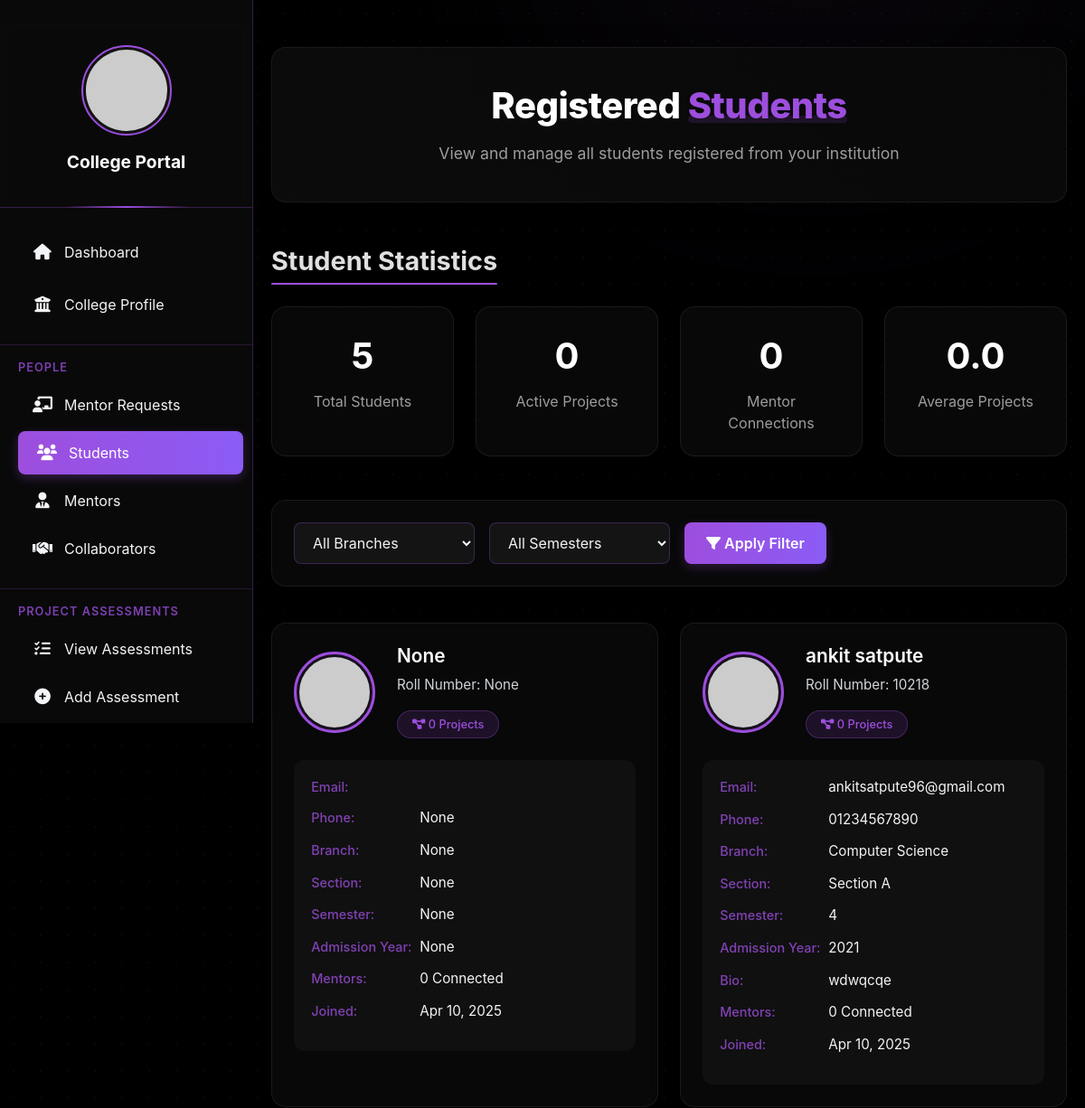
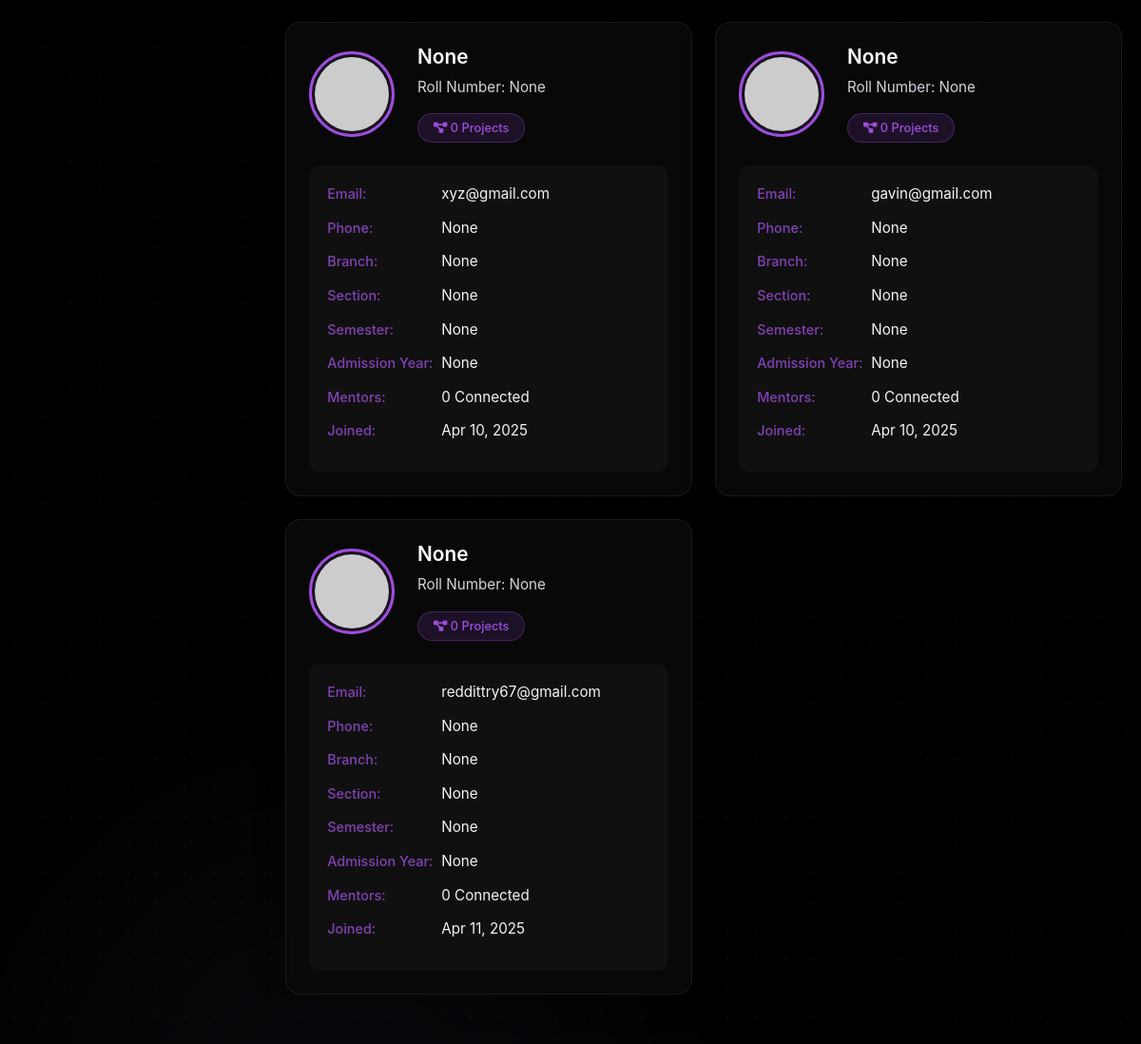
Screenshot of /college/students/ (signed in) with the database file from the repository (2 pictures, top to bottom).
### students/models.py (models this page shows, shortened)
class StudentProfile(models.Model):
    SECTION_CHOICES = [
        ('A', 'Section A'),
        ('B', 'Section B'),
        ('C', 'Section C'),
        ('D', 'Section D'),
    ]
    BRANCH_CHOICES = [
        ('CSE', 'Computer Science'),
        ('IT', 'Information Technology'),
        ('ECE', 'Electronics & Communication'),
        ('EEE', 'Electrical & Electronics'),
        ('MECH', 'Mechanical'),
        ('CIVIL', 'Civil'),
    ]
    user = models.OneToOneField(User, on_delete=models.CASCADE, related_name='student_profile')
    profile_picture = models.ImageField(upload_to='student_profiles/', null=True, blank=True)
    full_name = models.CharField(max_length=100, null=True, blank=True)
    phone = models.CharField(max_length=15, null=True, blank=True)
    dob = models.DateField(null=True, blank=True)
    bio = models.TextField(null=True, blank=True)
    roll_number = models.CharField(max_length=20, unique=True, null=True, blank=True)
    branch = models.CharField(max_length=10, choices=BRANCH_CHOICES, null=True, blank=True)
    section = models.CharField(max_length=1, choices=SECTION_CHOICES, null=True, blank=True)
    semester = models.IntegerField(null=True, blank=True)
    admission_year = models.IntegerField(null=True, blank=True)
    address = models.TextField(null=True, blank=True)
    parent_name = models.CharField(max_length=100, null=True, blank=True)
    parent_phone = models.CharField(max_length=15, null=True, blank=True)
    created_at = models.DateTimeField(auto_now_add=True)
    updated_at = models.DateTimeField(auto_now=True)

### college/views.py (the view)
# urls.py: path('students/', views.registered_students, name='registered_students'),
@login_required
def registered_students(request):
    try:
        college = CollegeProfile.objects.get(user=request.user)
        branch = request.GET.get('branch', '')
        semester = request.GET.get('semester', '')
        students = StudentProfile.objects.all()
        if branch:
            students = students.filter(branch=branch)
        if semester:
            students = students.filter(semester=semester)
        total_students = students.count()
        active_projects = Project.objects.filter(student__in=students).count()
        mentor_connections = MentorConnection.objects.filter(student__in=students, status='accepted').count()
        avg_projects = Project.objects.filter(student__in=students).values('student').annotate(
            project_count=Count('id')).aggregate(avg=Avg('project_count'))['avg'] or 0
        branches = StudentProfile.BRANCH_CHOICES
        semesters = range(1, 9)  # Assuming 8 semesters
        context = {
            'students': students,
            'total_students': total_students,
            'active_projects': active_projects,
            'mentor_connections': mentor_connections,
            'avg_projects': avg_projects,
            'branches': [b[0] for b in branches],
            'semesters': semesters,
            'selected_branch': branch,
            'selected_semester': semester,
        }
        return render(request, 'college/registered_students.html', context)
    except CollegeProfile.DoesNotExist:
        messages.error(request, 'College profile not found!')
        return redirect('college_dashboard')
    except Exception as e:
        messages.error(request, f'An error occurred: {str(e)}')
        return redirect('college_dashboard')

### college/templates/college/registered_students.html (shortened to what this page needs)
{% extends 'college/base.html' %}
{% load static %}
{% block content %}
<div class="dashboard-container">
    <div class="welcome-section">
        <h1>Registered <span>Students</span></h1>
        <p>View and manage all students registered from your institution</p>
    </div>
    <div class="stats-section">
        <h2>Student Statistics</h2>
        <div class="stats-grid">
            <div class="stat-card">
                <div class="stat-number">{{ total_students }}</div>
                <div class="stat-label">Total Students</div>
            </div>
            <div class="stat-card">
                <div class="stat-number">{{ active_projects }}</div>
                <div class="stat-label">Active Projects</div>
            </div>
            <div class="stat-card">
                <div class="stat-number">{{ mentor_connections }}</div>
                <div class="stat-label">Mentor Connections</div>
            </div>
            <div class="stat-card">
                <div class="stat-number">{{ avg_projects|floatformat:1 }}</div>
                <div class="stat-label">Average Projects</div>
            </div>
        </div>
    </div>
    <div class="filter-section">
        <form method="GET" class="filter-form">
            <select name="branch" class="filter-select">
                <option value="">All Branches</option>
            </select>
            <select name="semester" class="filter-select">
                <option value="">All Semesters</option>
            </select>
            <button type="submit" class="btn-filter">
                <i class="fas fa-filter"></i> Apply Filter
            </button>
        </form>
    </div>
    <div class="students-grid">
        {% for student in students %}
        <div class="student-card" style="--order: {{ forloop.counter }}">
            <div class="student-header">
                <img src="{% if student.profile_picture %}{{ student.profile_picture.url }}{% else %}https://ui-avatars.com/api/?name={{ student.full_name|default:student.user.username }}&background=9d4edd&color=fff{% endif %}"
                     alt="{{ student.full_name }}"
                     class="student-image">
                <div class="student-info">
                    <h3>{{ student.full_name }}</h3>
                    <p>Roll Number: {{ student.roll_number }}</p>
                    <span class="project-count">
                        <i class="fas fa-project-diagram"></i> {{ student.projects.all|length }} Projects
                    </span>
                </div>
            </div>
            <div class="student-details">
                <div class="detail-item">
                    <div class="detail-label">Email:</div>
                    <div class="detail-value">{{ student.user.email }}</div>
                </div>
                <div class="detail-item">
                    <div class="detail-label">Phone:</div>
                    <div class="detail-value">{{ student.phone }}</div>
                </div>
                <div class="detail-item">
                    <div class="detail-label">Branch:</div>
                    <div class="detail-value">{{ student.get_branch_display }}</div>
                </div>
                <div class="detail-item">
                    <div class="detail-label">Section:</div>
                    <div class="detail-value">{{ student.get_section_display }}</div>
                </div>
                <div class="detail-item">
                    <div class="detail-label">Semester:</div>
                    <div class="detail-value">{{ student.semester }}</div>
                </div>
                <div class="detail-item">
                    <div class="detail-label">Admission Year:</div>
                    <div class="detail-value">{{ student.admission_year }}</div>
                </div>
                {% if student.bio %}
                <div class="detail-item">
                    <div class="detail-label">Bio:</div>
                    <div class="detail-value">{{ student.bio }}</div>
                </div>
                {% endif %}
                <div class="detail-item">
                    <div class="detail-label">Mentors:</div>
                    <div class="detail-value">{{ student.mentor_connections.count }} Connected</div>
                </div>
                <div class="detail-item">
                    <div class="detail-label">Joined:</div>
                    <div class="detail-value">{{ student.user.date_joined|date:"M d, Y" }}</div>
                </div>
            </div>
        </div>
        {% empty %}
        <div class="empty-state">
            <i class="fas fa-user-graduate"></i>
            <p>No students found matching the criteria.</p>
        </div>
        {% endfor %}
    </div>
</div>
{% endblock %}

### college/templates/college/base.html (style rules this page uses)
:root { --primary: #9d4edd; --primary-hover: #8b5cf6; --primary-light: rgba(157, 78, 221, 0.2); --text-light: #F3F4F6; --text-secondary: #D1D5DB; --sidebar-width: 280px; --sidebar-bg: rgba(10, 10, 10, 0.9); --card-bg: rgba(30, 30, 30, 0.5); --card-border: rgba(157, 78, 221, 0.3); }
body { background-color: #000000; min-height: 100vh; margin: 0; color: var(--text-light); font-family: 'Inter', sans-serif; overflow-x: hidden; position: relative; }

### rows the page displays
StudentProfile: full_name "None", roll_number "None", projects.all|length "0", phone "None", branch "None", section "None", semester "None", admission_year "None", mentor_connections.count "0", user.date_joined "Apr 10, 2025"
StudentProfile: full_name "ankit satpute", roll_number "10218", projects.all|length "0", user.email "ankitsatpute96@gmail.com", phone "01234567890", branch "Computer Science", section "Section A", semester "4", admission_year "2021", bio "wdwqcqe", mentor_connections.count "0", user.date_joined "Apr 10, 2025"
StudentProfile: full_name "None", roll_number "None", projects.all|length "0", user.email "xyz@gmail.com", phone "None", branch "None", section "None", semester "None", admission_year "None", mentor_connections.count "0", user.date_joined "Apr 10, 2025"
StudentProfile: full_name "None", roll_number "None", projects.all|length "0", user.email "gavin@gmail.com", phone "None", branch "None", section "None", semester "None", admission_year "None", mentor_connections.count "0", user.date_joined "Apr 10, 2025"
StudentProfile: full_name "None", roll_number "None", projects.all|length "0", user.email "reddittry67@gmail.com", phone "None", branch "None", section "None", semester "None", admission_year "None", mentor_connections.count "0", user.date_joined "Apr 11, 2025"

### other values shown
{{ profile.college_name|default:"College Portal" }} "College Portal"
{{ total_students }} "5"
{{ active_projects }} "0"
{{ mentor_connections }} "0"
{{ avg_projects|floatformat:1 }} "0.0"
